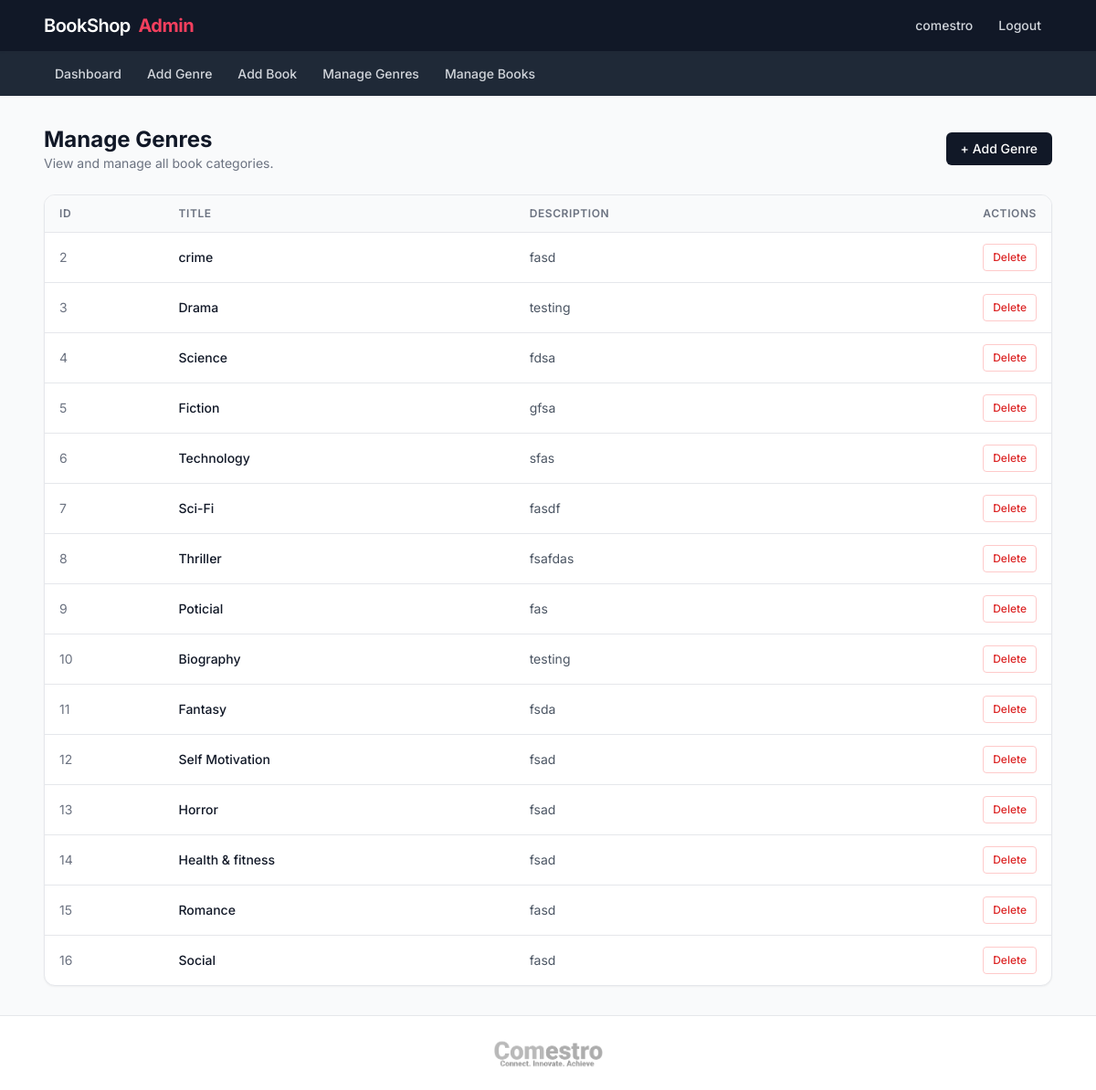
Page /superadmin/genre/ (signed in) on the committed database.
### ecom/models.py (models this page shows, shortened)
class Genre(models.Model):
    title = models.CharField(max_length=200)
    description = models.TextField()

### ecom/admin_view.py (the view)
# urls.py: path("superadmin/genre/", admin_view.manage_genre, name="manage_genre"),
@login_required
def manage_genre(req):
    data = {
        "genre" : Genre.objects.all()
    }
    return render(req, "admin/manage_genre.html", data)

### ecom/templates/admin/manage_genre.html (shortened to what this page needs)
<!DOCTYPE html>
<html lang="en">
<head>
    <script src="https://cdn.tailwindcss.com"></script>
</head>
<body class="min-h-screen flex flex-col selection:bg-rose-100 selection:text-rose-900">
    {% include "admin/admin_header.html" %}
    <main class="flex-1 w-full max-w-[1400px] mx-auto px-6 lg:px-12 py-8">
        <div class="flex flex-col sm:flex-row sm:items-center justify-between gap-4 mb-6">
            <div>
                <h1 class="text-2xl font-bold text-gray-900">Manage Genres</h1>
                <p class="text-gray-500 text-sm">View and manage all book categories.</p>
            </div>
            <a href="{% url 'insert_genre' %}" class="inline-flex items-center justify-center px-4 py-2 bg-gray-900 text-white text-sm font-medium rounded-md hover:bg-gray-800 transition-colors">
                + Add Genre
            </a>
        </div>
        <div class="bg-white rounded-xl shadow-sm border border-gray-200 overflow-hidden">
            <div class="overflow-x-auto">
                <table class="w-full text-left border-collapse">
                    <thead>
                        <tr class="bg-gray-50 border-b border-gray-200">
                            <th class="py-3 px-4 text-xs font-semibold text-gray-500 uppercase tracking-wider">ID</th>
                            <th class="py-3 px-4 text-xs font-semibold text-gray-500 uppercase tracking-wider">Title</th>
                            <th class="py-3 px-4 text-xs font-semibold text-gray-500 uppercase tracking-wider">Description</th>
                            <th class="py-3 px-4 text-xs font-semibold text-gray-500 uppercase tracking-wider text-right">Actions</th>
                        </tr>
                    </thead>
                    <tbody class="divide-y divide-gray-200">
                        {% for g in genre %}
                            <tr class="hover:bg-gray-50 transition-colors">
                                <td class="py-3 px-4 text-sm text-gray-500">{{g.id}}</td>
                                <td class="py-3 px-4 text-sm font-medium text-gray-900">{{g.title}}</td>
                                <td class="py-3 px-4 text-sm text-gray-600 max-w-md truncate">{{g.description}}</td>
                                <td class="py-3 px-4 text-right">
                                    <a href="{% url 'delete_genre' g.id %}" class="inline-flex items-center justify-center px-2.5 py-1.5 bg-white border border-red-200 text-red-600 text-xs font-medium rounded hover:bg-red-50 hover:border-red-300 transition-colors">
                                        Delete
                                    </a>
                                </td>
                            </tr>
                        {% endfor %}
                    </tbody>
                </table>
            </div>
        </div>
    </main>
    {% include "admin/admin_footer.html" %}
</body>
</html>

### ecom/templates/admin/admin_header.html
<header class="sticky top-0 z-50 bg-gray-900 shadow-sm border-b border-gray-800">
    <div class="flex items-center justify-between px-6 lg:px-12 py-3 max-w-[1400px] mx-auto">
        <h1 class="text-xl text-white font-semibold tracking-tight">
            BookShop <span class="text-rose-500 font-bold ml-1">Admin</span>
        </h1>
        <nav class="flex items-center gap-1">
            <span class="text-gray-300 px-3 py-1.5 rounded text-sm font-medium transition-colors">
                {% if request.user.first_name %}
                    {{request.user.first_name}}
                {% else %}
                    {{request.user.username}}
                {% endif %}
            </span>
            <a href="{% url 'logout' %}" class="text-gray-300 hover:text-white hover:bg-gray-700 px-3 py-1.5 rounded text-sm font-medium transition-colors">Logout</a>
    </div>
</header>
<div class="bg-gray-800 shadow-sm">
    <div class="flex items-center gap-1 px-6 lg:px-12 py-2 max-w-[1400px] mx-auto overflow-x-auto">
        <a href="{% url 'admin_dashboard' %}" class="text-gray-300 hover:text-white hover:bg-gray-700 px-3 py-1.5 rounded text-sm font-medium transition-colors whitespace-nowrap">Dashboard</a>
        <a href="{% url 'insert_genre' %}" class="text-gray-300 hover:text-white hover:bg-gray-700 px-3 py-1.5 rounded text-sm font-medium transition-colors whitespace-nowrap">Add Genre</a>
        <a href="{% url 'insert_book' %}" class="text-gray-300 hover:text-white hover:bg-gray-700 px-3 py-1.5 rounded text-sm font-medium transition-colors whitespace-nowrap">Add Book</a>
        <a href="{% url 'manage_genre' %}" class="text-gray-300 hover:text-white hover:bg-gray-700 px-3 py-1.5 rounded text-sm font-medium transition-colors whitespace-nowrap">Manage Genres</a>
        <a href="{% url 'manage_books' %}" class="text-gray-300 hover:text-white hover:bg-gray-700 px-3 py-1.5 rounded text-sm font-medium transition-colors whitespace-nowrap">Manage Books</a>
    </div>
</div>

### ecom/templates/admin/manage_genre.html (style rules this page uses)
body { font-family: 'Inter', sans-serif; background-color: #f9fafb; }

### rows in the picture
Genre: id "2", title "crime", description "fasd"
Genre: id "3", title "Drama", description "testing"
Genre: id "4", title "Science", description "fdsa"
Genre: id "5", title "Fiction", description "gfsa"
Genre: id "6", title "Technology", description "sfas"
Genre: id "7", title "Sci-Fi", description "fasdf"
Genre: id "8", title "Thriller", description "fsafdas"
Genre: id "9", title "Poticial", description "fas"
Genre: id "10", title "Biography", description "testing"
Genre: id "11", title "Fantasy", description "fsda"
Genre: id "12", title "Self Motivation", description "fsad"
Genre: id "13", title "Horror", description "fsad"
Genre: id "14", title "Health & fitness", description "fsad"
Genre: id "15", title "Romance", description "fasd"
Genre: id "16", title "Social", description "fasd"

### other values in the picture
{{ request.user.username }} "comestro"
